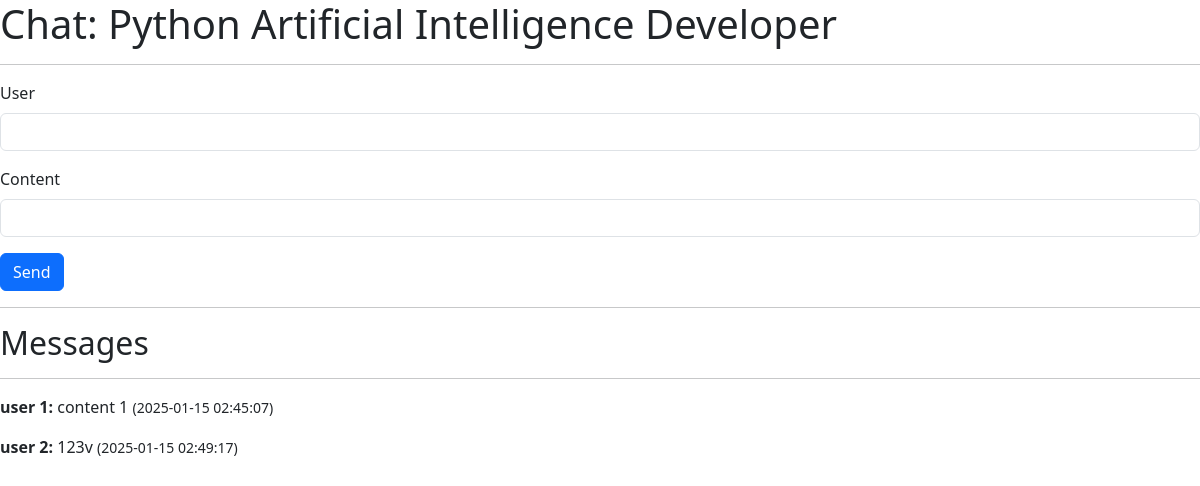
Page /rooms/123v on the committed database.
### main.py (models this page shows, shortened)
class Message(db.Model):
    __tablename__ = "messages"
    id = db.Column(db.Integer, primary_key=True, autoincrement=True)
    user = db.Column(db.String(120), nullable=False)
    content = db.Column(db.Text, nullable=False)
    created_at = db.Column(db.DateTime(timezone=True), server_default=func.now())
    room_id = db.Column(db.String, db.ForeignKey("rooms.id"))
    room = db.relationship("Room", backref="room")

### main.py (the view)
@app.route("/rooms/<id>")
def rooms_by_id(id):
    room = Room.query.get_or_404(id)
    items = Message.query.filter_by(room = room).all()
    date_one_day_before = datetime.now() - timedelta(days = 1)
    data = []
    for item in items:
        is_one_day_before = True
        if date_one_day_before > item.created_at:
            is_one_day_before = False
        data.append({
            "item": item,
            "is_one_day_before": is_one_day_before,
        })
    return render_template("messages.html", room=room, items=data, date_one_day_before=date_one_day_before)

### templates/messages.html (shortened to what this page needs)
<!doctype html>
<html lang="en">
  <head>
    <link href="https://cdn.jsdelivr.net/npm/bootstrap@5.3.3/dist/css/bootstrap.min.css" rel="stylesheet">
</head>
  <body>
    <h1>Chat: {{ room.description }}</h1>
    <hr>
    <form method="POST" id="form">
        <div class="mb-3">
          <label class="form-label">User</label>
          <input type="text" class="form-control" id="user" />
        </div>
        <div class="mb-3">
            <label class="form-label">Content</label>
            <input type="text" class="form-control" id="content" />
          </div>
        <button type="submit" class="btn btn-primary">Send</button>
      </form>
      <hr>
      <h2>Messages</h2>
      <hr>
      <div id="messages">
        {% for item in items %}
          {% if item.is_one_day_before %}
          <p><b>{{ item.item.user }}:</b> {{ item.item.content }} <small>({{ item.item.created_at.strftime("%Y-%m-%d %H:%M:%S") }})</small></p>
          {% else %}
          <p><b>{{ item.item.user }}:</b> {{ item.item.content }} <small>(hace más de un día)</small></p>
          {% endif %}
        {% endfor %}
      </div>
  </body>
</html>

### rows in the picture
Message: item.user "user 1", item.content "content 1", item.created_at "2025-01-15 02:45:07"
Message: item.user "user 2", item.content "123v", item.created_at "2025-01-15 02:49:17"
